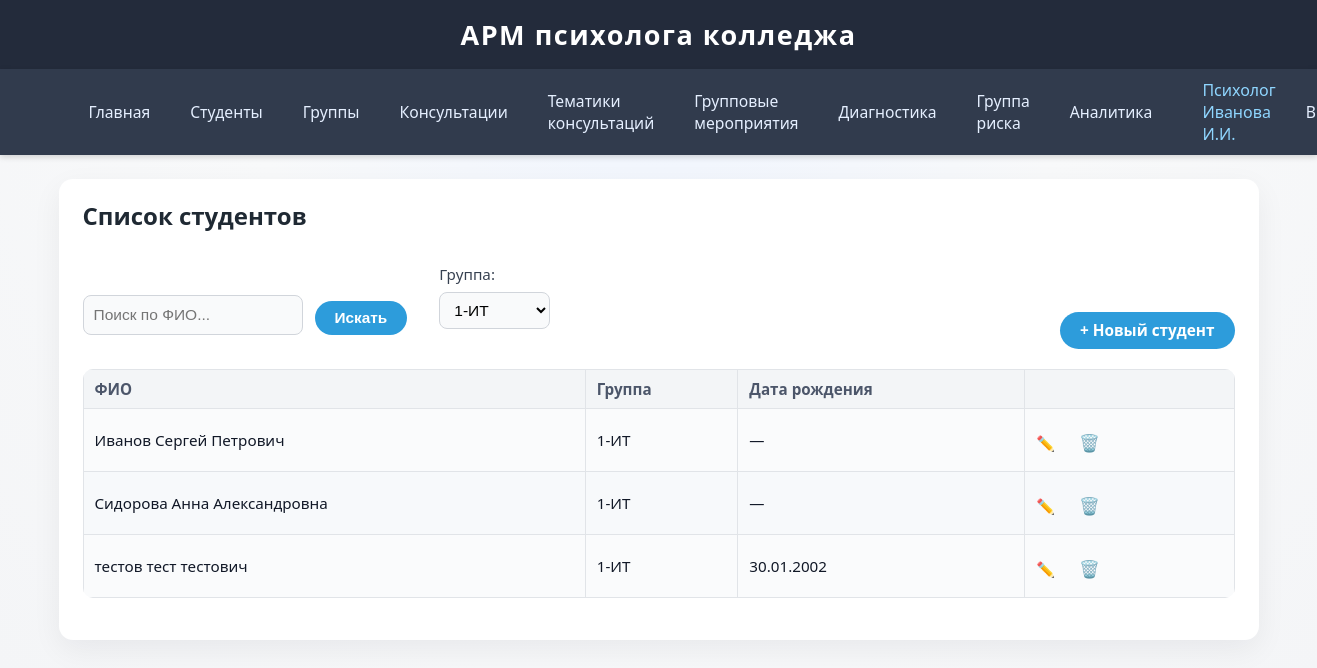
The app's page /students/?group_id=1 (signed in) with its own data.
### app/models.py (models this page shows, shortened)
class User(db.Model, UserMixin):
    __tablename__ = 'users'
    id = db.Column(db.Integer, primary_key=True)
    username = db.Column(db.String(64), unique=True, nullable=False)
    password_hash = db.Column(db.String(128), nullable=False)
    role = db.Column(db.String(16), nullable=False, default='psychologist')  # 'psychologist' or 'admin'
    full_name = db.Column(db.String(128), nullable=True)
    group_events = db.relationship('GroupEvent', backref='psychologist_user', lazy=True)
    test_results = db.relationship('TestResult', backref='psychologist_user', lazy=True)

class Student(db.Model):
    __tablename__ = 'students'
    id = db.Column(db.Integer, primary_key=True)
    full_name = db.Column(db.String(128), nullable=False)
    group_id = db.Column(db.Integer, db.ForeignKey('groups.id'), nullable=True)
    date_of_birth = db.Column(db.Date, nullable=True)
    consultations = db.relationship('Consultation', backref='student', lazy=True)
    test_results = db.relationship('TestResult', backref='student', lazy=True)
    risk_records = db.relationship('RiskGroup', backref='student', lazy=True)

class Group(db.Model):
    __tablename__ = 'groups'
    id = db.Column(db.Integer, primary_key=True)
    name = db.Column(db.String(64), unique=True, nullable=False)
    students = db.relationship('Student', backref='group', lazy=True)
    events = db.relationship('GroupEvent', backref='group', lazy=True)

### app/routes/students.py (the view)
@students_bp.route('/', methods=['GET', 'POST'])
@login_required
def list_students():
    form = SearchForm()
    group_id = request.args.get('group_id', type=int)
    query = Student.query
    if group_id:
        query = query.filter_by(group_id=group_id)
    search = form.query.data if form.validate_on_submit() else request.args.get('query', '')
    if search:
        query = query.filter(Student.full_name.ilike(f"%{search}%"))
    students = query.order_by(Student.full_name).all()
    groups = Group.query.all()
    return render_template('students/list.html', students=students, groups=groups, form=form, group_id=group_id, search=search)

### app/forms.py
class SearchForm(FlaskForm):
    query = StringField('Поиск', validators=[Optional()])
    submit = SubmitField('Искать')

### app/templates/students/list.html (shortened to what this page needs)
{% extends 'base.html' %}
{% block content %}
<h2>Список студентов</h2>
<div class="filter-row">
    <form method="get" class="search-box" style="margin-right:10px;">
        {{ form.query(size=24, placeholder="Поиск по ФИО...") }}
        <button type="submit" class="btn">Искать</button>
    </form>
    <form method="get">
        <label for="group_id">Группа:</label>
        <select name="group_id" id="group_id" onchange="this.form.submit()">
            {% for group in groups %}
                <option value="{{ group.id }}" {% if group_id and group_id == group.id %}selected{% endif %}>{{ group.name }}</option>
            {% endfor %}
        </select>
    </form>
    <a href="{{ url_for('students.add_student') }}" class="btn">+ Новый студент</a>
</div>
<table>
    <thead>
        <tr>
            <th>ФИО</th>
            <th>Группа</th>
            <th>Дата рождения</th>
            <th></th>
        </tr>
    </thead>
    <tbody>
    {% for s in students %}
        <tr>
            <td>{{ s.full_name }}</td>
            <td>{{ s.group.name if s.group else '—' }}</td>
            <td>{% if s.date_of_birth %}{{ s.date_of_birth.strftime('%d.%m.%Y') }}{% else %}—{% endif %}</td>
            <td>
                <a href="{{ url_for('students.edit_student', student_id=s.id) }}" title="Редактировать">✏️</a>
                <form method="post" action="{{ url_for('students.delete_student', student_id=s.id) }}"
                      style="display:inline;" class="delete-form">
                    <button type="submit" title="Удалить" style="background:none;border:none;color:#e74c3c;font-size:1.1em;cursor:pointer;">🗑️</button>
                </form>
            </td>
        </tr>
    {% else %}
        <tr>
            <td colspan="4"><i>Нет студентов.</i></td>
        </tr>
    {% endfor %}
    </tbody>
</table>
{% endblock %}

### app/templates/base.html (shortened to what this page needs)
<!DOCTYPE html>
<html lang="ru">
<head>
    <link rel="stylesheet" href="{{ url_for('static', filename='css/style.css') }}">
</head>
<body>
    <header>
        <div style="font-size:1.3em; font-weight:600;">АРМ психолога колледжа</div>
    </header>
    <nav style="background:#313b4d; padding:10px 0;">
        <div class="container" style="display:flex;gap:20px;align-items:center;">
            <a href="{{ url_for('index') }}">Главная</a>
            <a href="{{ url_for('students.list_students') }}">Студенты</a>
            <a href="{{ url_for('groups.list_groups') }}">Группы</a>
            <a href="{{ url_for('consultations.list_consultations') }}">Консультации</a>
            <a href="{{ url_for('consultation_topics.list_topics') }}">Тематики консультаций</a>
            <a href="{{ url_for('group_events.list_events') }}">Групповые мероприятия</a>
            <a href="{{ url_for('diagnostics.list_results') }}">Диагностика</a>
            <a href="{{ url_for('risk_groups.list_risk') }}">Группа риска</a>
            <a href="{{ url_for('analytics.overview') }}">Аналитика</a>
            {% if current_user.is_authenticated %}
                <span style="color:#8fd6ff;font-weight:500;">
                    {{ current_user.full_name or current_user.username }}
                </span>
                <a href="{{ url_for('auth.logout') }}">Выйти</a>
            {% else %}
                <a href="{{ url_for('auth.login') }}">Войти</a>
            {% endif %}
        </div>
    </nav>
    <div class="container">
        {% block content %}
        {% endblock %}
    </div>
</body>
</html>

### app/static/css/style.css (style rules this page uses)
body { background: radial-gradient(circle at top, #eef4ff 0, #f8f9fa 45%, #f4f5f7 100%); font-family: "Segoe UI", -apple-system, BlinkMacSystemFont, "Roboto", Arial, sans-serif; font-size: 16px; margin: 0; padding: 0; color: #111827; }
header { background: #232b3b; color: #fff; padding: 16px 0; text-align: center; font-size: 1.3em; letter-spacing: 1.5px; font-weight: 600; box-shadow: 0 2px 6px rgba(0,0,0,0.18); }
nav { box-shadow: 0 2px 6px rgba(0,0,0,0.16); }
nav .container { max-width: 1200px; margin: 0 auto; padding: 0 20px; background: transparent; border-radius: 0; box-shadow: none; }
nav a { color: #e5efff; text-decoration: none; font-size: 0.98rem; padding: 6px 10px; border-radius: 6px; transition: background 0.15s, color 0.15s, transform 0.1s; }
body > .container { max-width: 1200px; margin: 24px auto 32px auto; padding: 20px 24px 26px 24px; background: #ffffff; border-radius: 14px; box-shadow: 0 10px 30px rgba(15, 23, 42, 0.06); }
.container { box-sizing: border-box; }
h1, h2, h3 { color: #1f2933; font-weight: 600; margin-top: 0; }
h2 { margin-bottom: 8px; }
table { width: 100%; border-collapse: collapse; margin: 16px 0; background: #fafbfc; border-radius: 10px; overflow: hidden; }
th, td { border: 1px solid #e1e4e8; padding: 9px 11px; text-align: left; vertical-align: middle; font-size: 0.95rem; }
th { background: #f3f5f7; color: #4c566a; font-weight: 600; }
tr:nth-child(even) td { background: #f7f9fb; }
form { margin: 20px 0; }
label { display: block; margin-bottom: 6px; font-weight: 500; color: #374151; font-size: 0.95rem; }
.form-control, input[type="text"], input[type="password"], input[type="date"], input[type="datetime-local"], select, textarea { width: 100%; padding: 8px 10px; font-size: 0.97rem; border: 1px solid #d1d5db; border-radius: 8px; outline: none; background: #f9fafb; box-sizing: border-box; margin-top: 2px; transition: border-color 0.15s, box-shadow 0.15s, background 0.15s; }
button, .btn { background: #2d9cdb; color: #fff; border: none; border-radius: 999px; padding: 8px 20px; font-size: 0.96rem; font-weight: 600; cursor: pointer; transition: background 0.15s, box-shadow 0.15s, transform 0.08s; margin-top: 8px; display: inline-flex; align-items: center; justify-content: center; gap: 6px; }
a { color: #2563eb; text-decoration: none; transition: color 0.17s; }
.search-box { margin: 0 0 14px 0; display: flex; gap: 12px; flex-wrap: wrap; }
.search-box input[type="text"] { width: 220px; min-width: 150px; }
.filter-row { margin: 12px 0 20px 0; display: flex; gap: 22px; align-items: flex-end; flex-wrap: wrap; }

### records on screen
User: full_name "Психолог Иванова И.И."
Student: full_name "Иванов Сергей Петрович", group "1-ИТ"
Student: full_name "Сидорова Анна Александровна", group "1-ИТ"
Student: full_name "тестов тест тестович", group "1-ИТ", date_of_birth "30.01.2002"

### other values on screen
form field group_id "1-ИТ"
